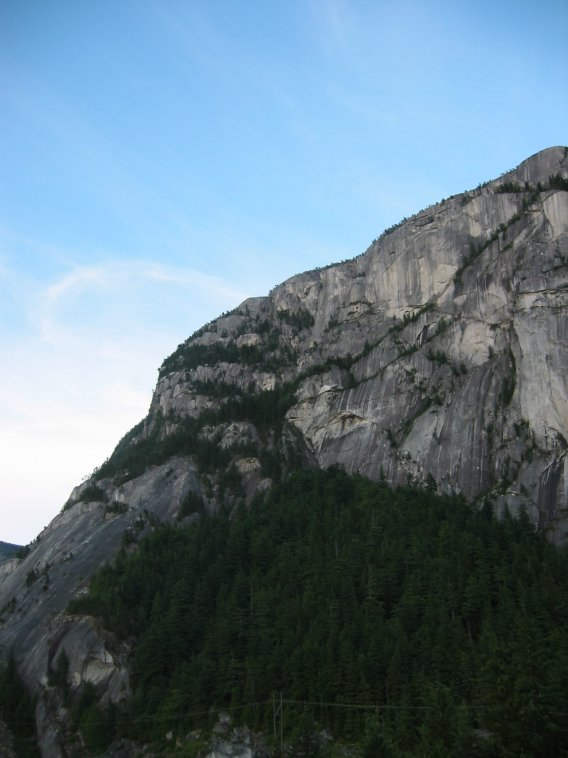
//> input picture bloque_1/clase_4/soluciones/data/1.jpg, 568 x 758 px
$ ./emparejar   (built with g++ and OpenCV 4)
//> lines starting //> are read from the running program, lines starting //| are printed output that depends on the picture
#include <opencv2/core.hpp>
#include <opencv2/features.hpp>
#include <opencv2/highgui.hpp>
#include <opencv2/imgcodecs.hpp>
#include <opencv2/imgproc.hpp>
#include <algorithm>
#include <cstdlib>
#include <iostream>
#include <string>
#include <vector>

const std::string IMAGE_1 = "../data/1.jpg";
const std::string IMAGE_2 = "../data/2.jpg";
const std::string WINDOW_KEYPOINTS = "P1 keypoints";
const std::string WINDOW_MATCHES = "P1 matches";
const int MAX_WIDTH = 1000;
const int DISPLAY_HEIGHT = 500;

/** Lee la imagen y la reduce a MAX_WIDTH de ancho si es más grande. */
cv::Mat load(const std::string& path) {
//> called with path = "../data/1.jpg"
    cv::Mat img = cv::imread(path);
//> img is the input picture: 758 rows x 568 cols, CV_8UC3; mean B, G, R 132.8, 120.4, 98.7
//> call 2 of load, with path = "../data/2.jpg"
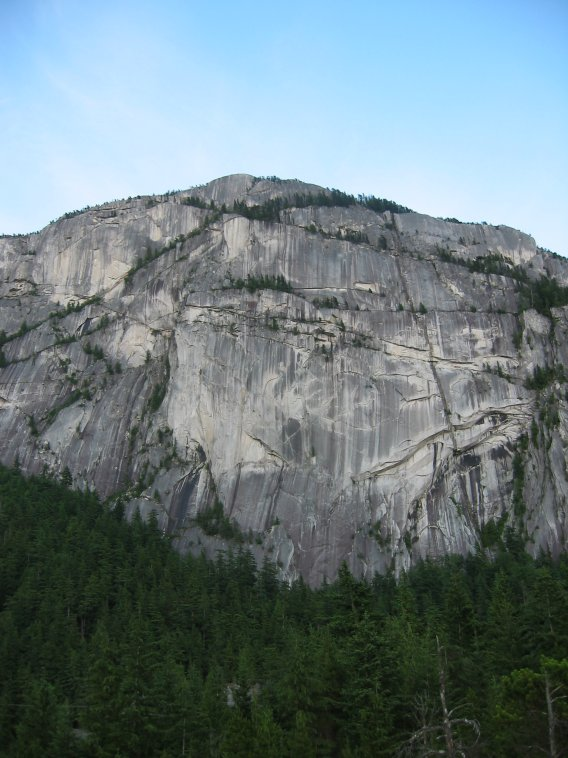
//> input picture bloque_1/clase_4/soluciones/data/2.jpg, 568 x 758 px
//> in load, img is the input picture: 758 rows x 568 cols, CV_8UC3; mean B, G, R 128.6, 124.8, 108.5
    if (img.empty()) {
        std::cout << "Cannot read " << path << std::endl;
        std::exit(1);
    }
    if (img.cols > MAX_WIDTH) {
        double scale = double(MAX_WIDTH) / img.cols;
        cv::resize(img, img, cv::Size(), scale, scale, cv::INTER_AREA);
    }
    return img;
}

/** Muestra la imagen reducida a DISPLAY_HEIGHT de alto si es más alta. Solo cambia lo que se ve. */
void show(const std::string& window, const cv::Mat& img) {
    cv::Mat shown = img;
    if (img.rows > DISPLAY_HEIGHT) {
        double scale = double(DISPLAY_HEIGHT) / img.rows;
        cv::resize(img, shown, cv::Size(), scale, scale, cv::INTER_AREA);
    }
    cv::imshow(window, shown);
}

/**
 * Keypoints y descriptores SIFT de la imagen.
 *
 * @param img          imagen BGR
 * @param keypoints    (salida) los keypoints
 * @param descriptors  (salida) matriz CV_32F de N filas x 128 columnas, un descriptor por keypoint, en
 *                     el mismo orden
 */
void detectFeatures(const cv::Mat& img, std::vector<cv::KeyPoint>& keypoints, cv::Mat& descriptors) {
    //// TODO: CODE HERE
    cv::Mat gray;
    cv::cvtColor(img, gray, cv::COLOR_BGR2GRAY);
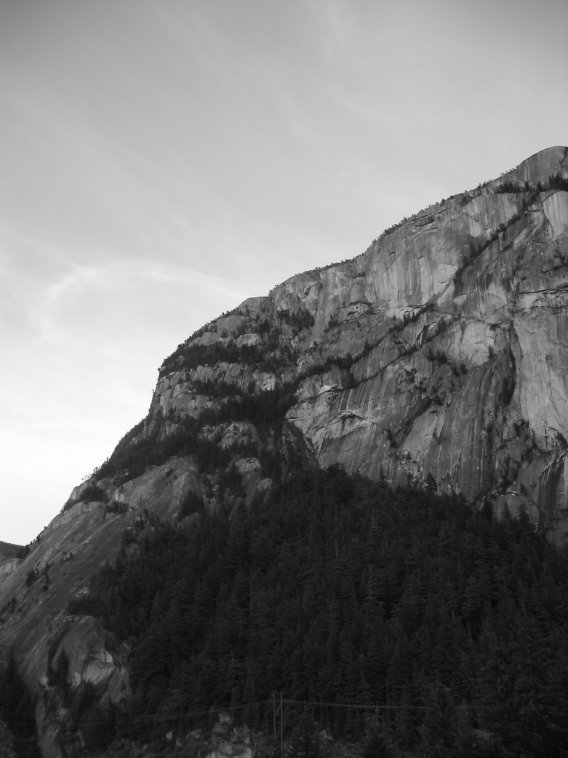
//> gray: 758 rows x 568 cols, CV_8UC1; min 4, max 255, mean 115.3
    cv::Ptr<cv::SIFT> sift = cv::SIFT::create();
    sift->detectAndCompute(gray, cv::noArray(), keypoints, descriptors);
//> keypoints = 1353 keypoints; strongest (x, y, size): (68, 505, 6.2), (443, 201, 2.3), (169, 366, 12.5), (135, 455, 31)
    //// END TODO
}

/**
 * Emparejamientos de desc1 con desc2.
 *
 * Para cada descriptor de desc1 se buscan sus 2 vecinos más cercanos en desc2. El emparejamiento con
 * el más cercano se acepta solo si está claramente más cerca que el segundo:
 * distancia_1 < ratio * distancia_2.
 *
 * PISTA: matcher.knnMatch -> rellena knn.
 * Cada knn[i] tiene 2 cv::DMatch, ordenados del más cercano al más lejano.
 * La distancia está en .distance.
 *
 * @param desc1, desc2  descriptores SIFT de la imagen 1 y de la imagen 2
 * @param ratio         [0,1] -> cuanto más pequeño, más exigente
 * @return los emparejamientos
 */
std::vector<cv::DMatch> matchFeatures(const cv::Mat& desc1, const cv::Mat& desc2, double ratio) {
    cv::BFMatcher matcher(cv::NORM_L2);
    std::vector<std::vector<cv::DMatch>> knn;   // knn[i] = los 2 vecinos más cercanos del descriptor i
    //// TODO: CODE HERE
    matcher.knnMatch(desc1, desc2, knn, 2);

    std::vector<cv::DMatch> matches;
    for (const auto& neighbours : knn) {
        cv::DMatch best = neighbours[0];
        cv::DMatch second = neighbours[1];
        if (best.distance < ratio * second.distance) {
            matches.push_back(best);
        }
    }
    //// END TODO
    return matches;
}

int main() {
    //// 1. Las dos imágenes
    cv::Mat img1 = load(IMAGE_1);
    cv::Mat img2 = load(IMAGE_2);

    //// 2. Keypoints y descriptores: se calculan una vez
    std::vector<cv::KeyPoint> kp1, kp2;
    cv::Mat desc1, desc2;
    detectFeatures(img1, kp1, desc1);
//> kp1 has the same summary as keypoints in detectFeatures
    detectFeatures(img2, kp2, desc2);
//> in detectFeatures (call 2), `cv::cvtColor(img, gray, cv::COLOR_BGR2GRAY);`:
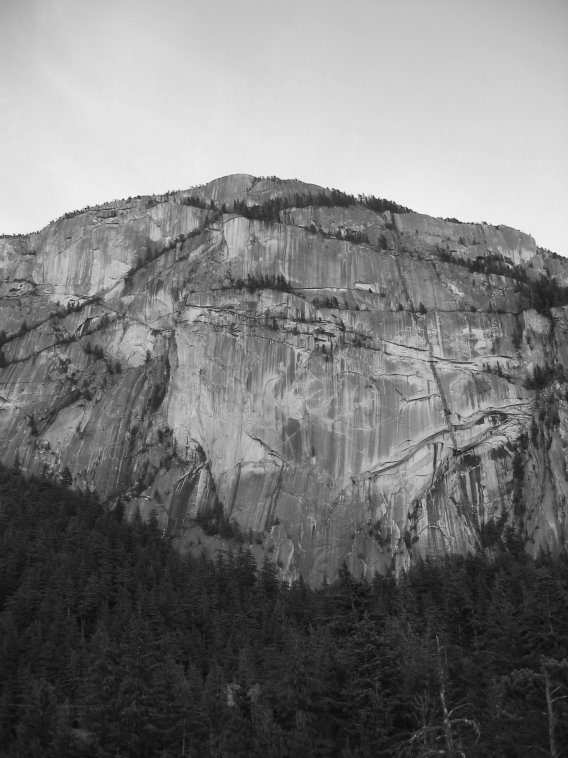
//> gray: 758 rows x 568 cols, CV_8UC1; min 8, max 249, mean 120.4
//> in detectFeatures (call 2), `sift->detectAndCompute(gray, cv::noArray(), keypoints, descriptors);`: keypoints = 2540 keypoints; strongest (x, y, size): (454, 220, 3.7), (480, 421, 4.4), (130, 198, 2.3), (510, 266, 2.3)
//> kp2 has the same summary as keypoints in detectFeatures
    std::cout << "Keypoints: " << kp1.size() << " in image 1, " << kp2.size() << " in image 2" << std::endl;
//| Keypoints: 1353 in image 1, 2540 in image 2
    cv::Mat both;
    cv::drawMatches(img1, kp1, img2, kp2, std::vector<cv::DMatch>(), both, cv::Scalar::all(-1),
                    cv::Scalar(0, 255, 0), std::vector<char>(), cv::DrawMatchesFlags::DRAW_RICH_KEYPOINTS);
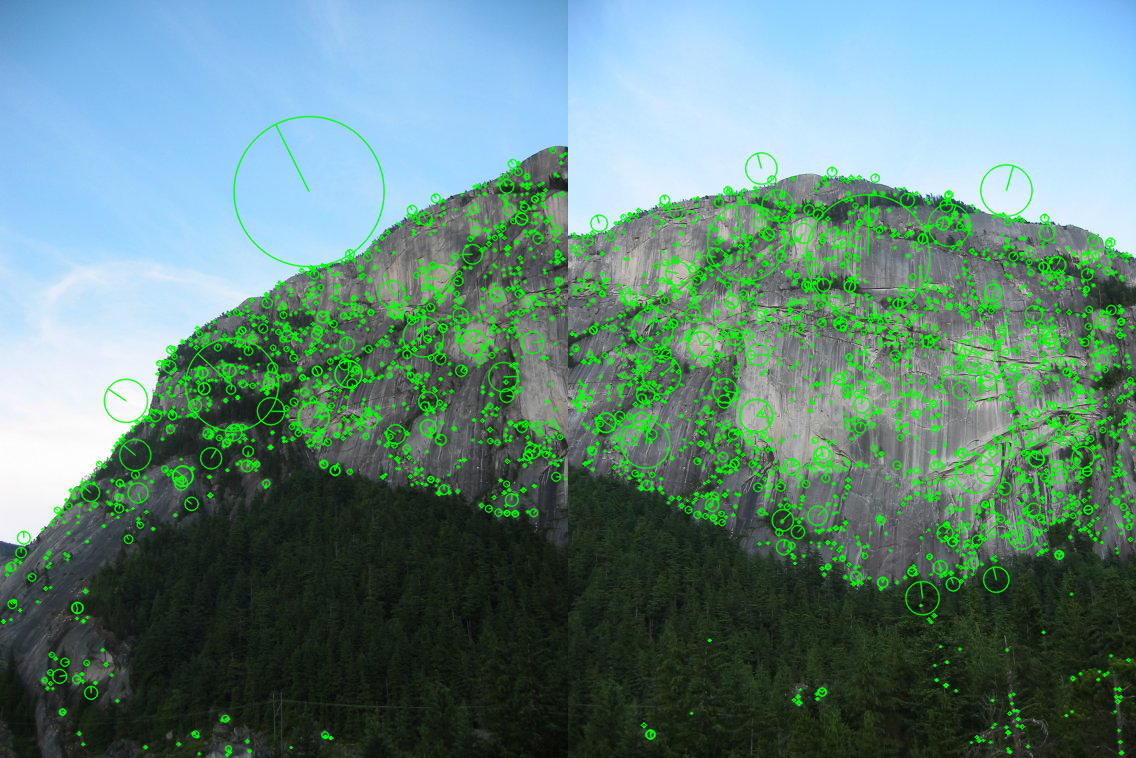
//> both: 758 rows x 1136 cols, CV_8UC3; mean B, G, R 123.9, 131.6, 97
    show(WINDOW_KEYPOINTS, both);

    //// 3. Emparejamientos, con el cociente en un trackbar
    cv::namedWindow(WINDOW_MATCHES);
    cv::createTrackbar("ratio x100", WINDOW_MATCHES, nullptr, 100);
    cv::setTrackbarPos("ratio x100", WINDOW_MATCHES, 75);

    double lastRatio = -1;
    while (true) {
        double ratio = std::max(1, cv::getTrackbarPos("ratio x100", WINDOW_MATCHES)) / 100.0;
        if (ratio != lastRatio) {
            lastRatio = ratio;
            std::vector<cv::DMatch> matches;
            if (!desc1.empty() && !desc2.empty()) {
                matches = matchFeatures(desc1, desc2, ratio);
//> in matchFeatures, `matcher.knnMatch(desc1, desc2, knn, 2);`: knn = 1353 matches
//> after the loop in matchFeatures, `for (const auto& neighbours : knn)`: matches = 428 matches
//> matches = 428 matches
            }
            cv::Mat shown;
            cv::drawMatches(img1, kp1, img2, kp2, matches, shown, cv::Scalar::all(-1), cv::Scalar::all(-1),
                            std::vector<char>(), cv::DrawMatchesFlags::NOT_DRAW_SINGLE_POINTS);
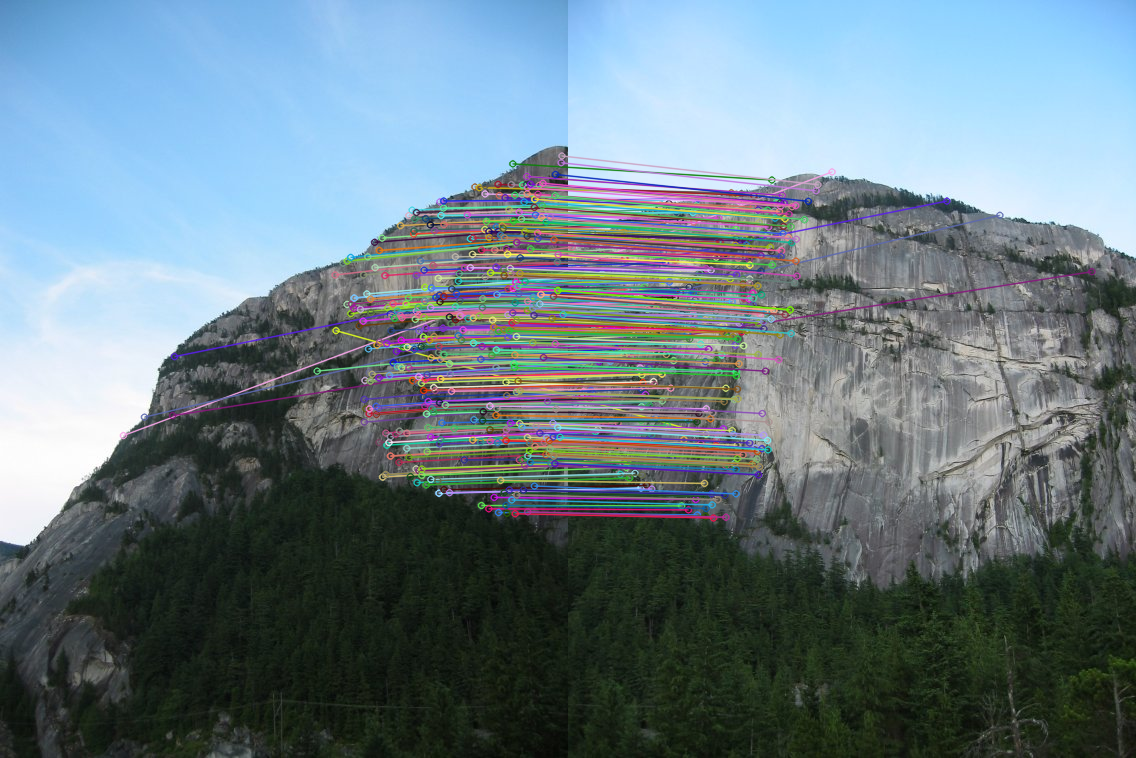
//> shown: 758 rows x 1136 cols, CV_8UC3; mean B, G, R 132.8, 124.2, 106.1
            show(WINDOW_MATCHES, shown);
            cv::setWindowTitle(WINDOW_MATCHES, cv::format("ratio %.2f: %d matches", ratio, (int)matches.size()));
        }
        if (cv::waitKey(50) == 27) {
//> the Esc key is pressed
            break;
        }
    }

    cv::destroyAllWindows();
    return 0;
}
